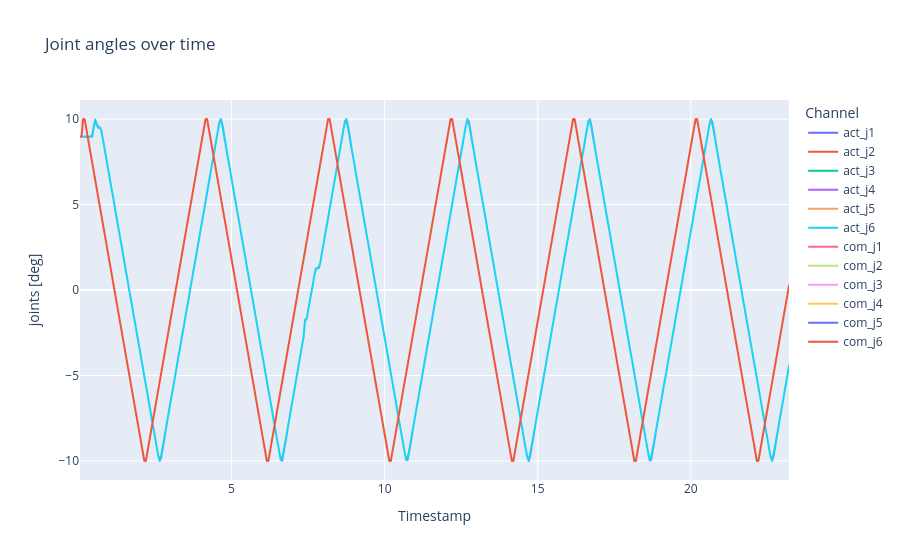

Source (notebook cell):
### Markdown cell above
Joint angles over time

### Code cell
# 1) DataFrame anlegen
df = pd.DataFrame({
    'timestamp': timestamps,
    'act_j1': act_j[:, 0],
    'act_j2': act_j[:, 1],
    'act_j3': act_j[:, 2],
    'act_j4': act_j[:, 3],
    'act_j5': act_j[:, 4],
    'act_j6': act_j[:, 5],
    'com_j1': com_j[:, 0],
    'com_j2': com_j[:, 1],
    'com_j3': com_j[:, 2],
    'com_j4': com_j[:, 3],
    'com_j5': com_j[:, 4],
    'com_j6': com_j[:, 5]
})

# 1) In Long-Form umwandeln
df_long = df.melt(
    id_vars='timestamp',
    value_vars=df.columns[1:],
    var_name='Channel',
    value_name='joints [deg]'
)

# 2) Plot bauen
fig = px.line(
    df_long,
    x='timestamp',
    y='joints [deg]',
    color='Channel',
    title="Joint angles over time",
    labels={'timestamp': 'Timestamp'}
)

# 3) Achsen anpassen
fig.update_xaxes(
    tickformat="%H:%M:%S\n%d-%m-%Y",
)

fig.show()

### Figure 1 — Plotly figure (JSON) as saved in the notebook; plotly's stock layout.template omitted (floating-point values rounded to 4 significant figures; data arrays with more than 128 entries replaced by an {"elided": "..."} marker saying what was removed)
{"data": [{"hovertemplate": "Channel=act_j1<br>Timestamp=%{x}<br>joints [deg]=%{y}<extra></extra>", "legendgroup": "act_j1", "line": {"color": "#636efa", "dash": "solid"}, "marker": {"symbol": "circle"}, "mode": "lines", "name": "act_j1", "showlegend": true, "type": "scattergl", "x": {"elided": "464 float values"}, "xaxis": "x", "y": {"elided": "464 float values"}, "yaxis": "y"}, {"hovertemplate": "Channel=act_j2<br>Timestamp=%{x}<br>joints [deg]=%{y}<extra></extra>", "legendgroup": "act_j2", "line": {"color": "#EF553B", "dash": "solid"}, "marker": {"symbol": "circle"}, "mode": "lines", "name": "act_j2", "showlegend": true, "type": "scattergl", "x": {"elided": "464 float values"}, "xaxis": "x", "y": {"elided": "464 float values"}, "yaxis": "y"}, {"hovertemplate": "Channel=act_j3<br>Timestamp=%{x}<br>joints [deg]=%{y}<extra></extra>", "legendgroup": "act_j3", "line": {"color": "#00cc96", "dash": "solid"}, "marker": {"symbol": "circle"}, "mode": "lines", "name": "act_j3", "showlegend": true, "type": "scattergl", "x": {"elided": "464 float values"}, "xaxis": "x", "y": {"elided": "464 float values"}, "yaxis": "y"}, {"hovertemplate": "Channel=act_j4<br>Timestamp=%{x}<br>joints [deg]=%{y}<extra></extra>", "legendgroup": "act_j4", "line": {"color": "#ab63fa", "dash": "solid"}, "marker": {"symbol": "circle"}, "mode": "lines", "name": "act_j4", "showlegend": true, "type": "scattergl", "x": {"elided": "464 float values"}, "xaxis": "x", "y": {"elided": "464 float values"}, "yaxis": "y"}, {"hovertemplate": "Channel=act_j5<br>Timestamp=%{x}<br>joints [deg]=%{y}<extra></extra>", "legendgroup": "act_j5", "line": {"color": "#FFA15A", "dash": "solid"}, "marker": {"symbol": "circle"}, "mode": "lines", "name": "act_j5", "showlegend": true, "type": "scattergl", "x": {"elided": "464 float values"}, "xaxis": "x", "y": {"elided": "464 float values"}, "yaxis": "y"}, {"hovertemplate": "Channel=act_j6<br>Timestamp=%{x}<br>joints [deg]=%{y}<extra></extra>", "legendgroup": "act_j6", "line": {"color": "#19d3f3", "dash": "solid"}, "marker": {"symbol": "circle"}, "mode": "lines", "name": "act_j6", "showlegend": true, "type": "scattergl", "x": {"elided": "464 float values"}, "xaxis": "x", "y": {"elided": "464 float values"}, "yaxis": "y"}, {"hovertemplate": "Channel=com_j1<br>Timestamp=%{x}<br>joints [deg]=%{y}<extra></extra>", "legendgroup": "com_j1", "line": {"color": "#FF6692", "dash": "solid"}, "marker": {"symbol": "circle"}, "mode": "lines", "name": "com_j1", "showlegend": true, "type": "scattergl", "x": {"elided": "464 float values"}, "xaxis": "x", "y": {"elided": "464 float values"}, "yaxis": "y"}, {"hovertemplate": "Channel=com_j2<br>Timestamp=%{x}<br>joints [deg]=%{y}<extra></extra>", "legendgroup": "com_j2", "line": {"color": "#B6E880", "dash": "solid"}, "marker": {"symbol": "circle"}, "mode": "lines", "name": "com_j2", "showlegend": true, "type": "scattergl", "x": {"elided": "464 float values"}, "xaxis": "x", "y": {"elided": "464 float values"}, "yaxis": "y"}, {"hovertemplate": "Channel=com_j3<br>Timestamp=%{x}<br>joints [deg]=%{y}<extra></extra>", "legendgroup": "com_j3", "line": {"color": "#FF97FF", "dash": "solid"}, "marker": {"symbol": "circle"}, "mode": "lines", "name": "com_j3", "showlegend": true, "type": "scattergl", "x": {"elided": "464 float values"}, "xaxis": "x", "y": {"elided": "464 float values"}, "yaxis": "y"}, {"hovertemplate": "Channel=com_j4<br>Timestamp=%{x}<br>joints [deg]=%{y}<extra></extra>", "legendgroup": "com_j4", "line": {"color": "#FECB52", "dash": "solid"}, "marker": {"symbol": "circle"}, "mode": "lines", "name": "com_j4", "showlegend": true, "type": "scattergl", "x": {"elided": "464 float values"}, "xaxis": "x", "y": {"elided": "464 float values"}, "yaxis": "y"}, {"hovertemplate": "Channel=com_j5<br>Timestamp=%{x}<br>joints [deg]=%{y}<extra></extra>", "legendgroup": "com_j5", "line": {"color": "#636efa", "dash": "solid"}, "marker": {"symbol": "circle"}, "mode": "lines", "name": "com_j5", "showlegend": true, "type": "scattergl", "x": {"elided": "464 float values"}, "xaxis": "x", "y": {"elided": "464 float values"}, "yaxis": "y"}, {"hovertemplate": "Channel=com_j6<br>Timestamp=%{x}<br>joints [deg]=%{y}<extra></extra>", "legendgroup": "com_j6", "line": {"color": "#EF553B", "dash": "solid"}, "marker": {"symbol": "circle"}, "mode": "lines", "name": "com_j6", "showlegend": true, "type": "scattergl", "x": {"elided": "464 float values"}, "xaxis": "x", "y": {"elided": "464 float values"}, "yaxis": "y"}], "layout": {"legend": {"title": {"text": "Channel"}, "tracegroupgap": 0}, "title": {"text": "Joint angles over time"}, "xaxis": {"anchor": "y", "domain": [0, 1], "tickformat": "%H:%M:%S\n%d-%m-%Y", "title": {"text": "Timestamp"}}, "yaxis": {"anchor": "x", "domain": [0, 1], "title": {"text": "joints [deg]"}}}}
